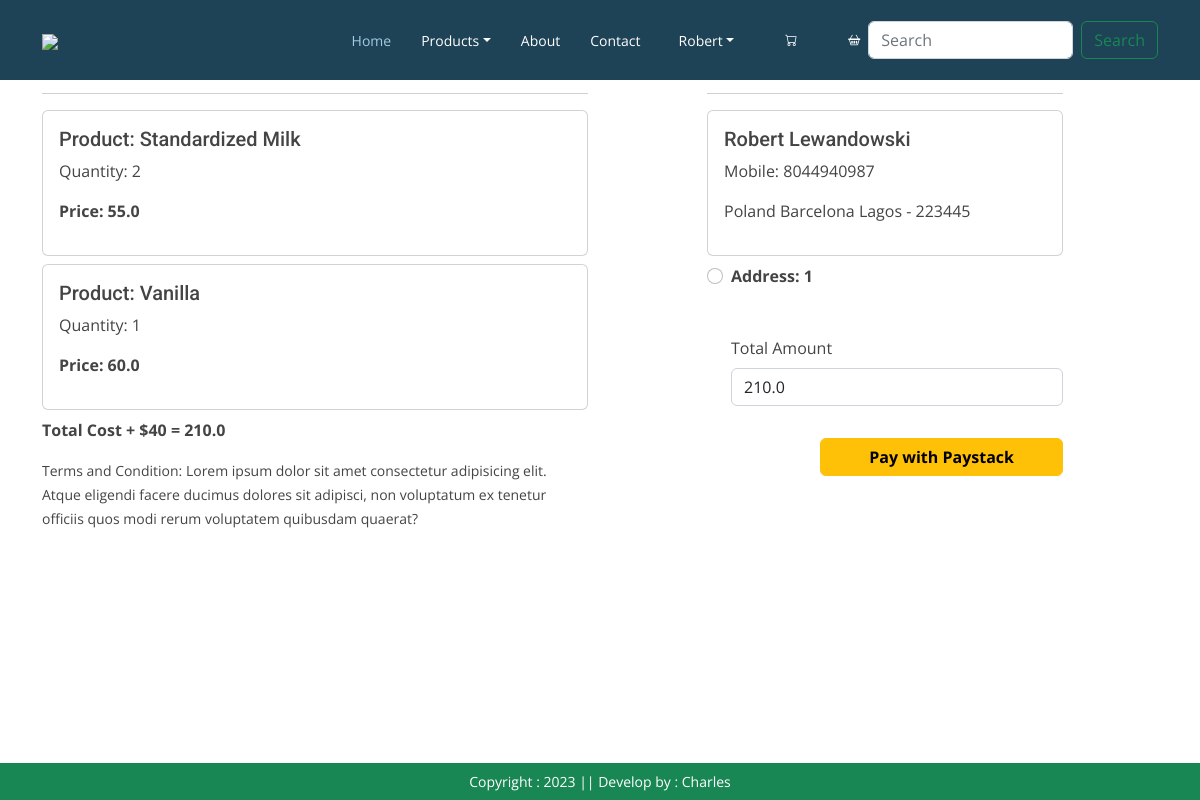
Before: /checkout/ (signed in) with the older database file.
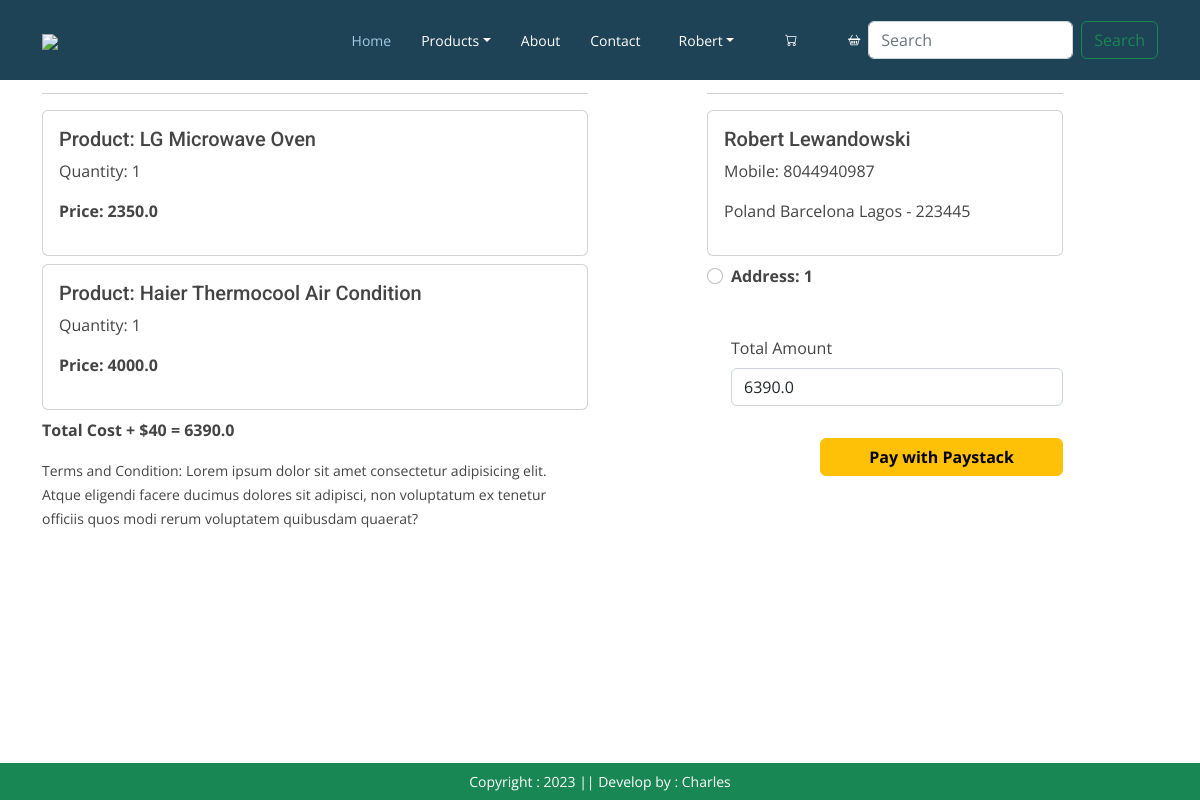
After: the same page with the newer database file.
### app/models.py (models this page shows, shortened)
class Cart(models.Model):
    user = models.ForeignKey(User,on_delete=models.CASCADE)
    product = models.ForeignKey(Product,on_delete=models.CASCADE)
    quantity = models.PositiveIntegerField(default=1)

class Product(models.Model):
    title = models.CharField(max_length=100)
    selling_price = models.FloatField()
    discounted_price = models.FloatField()
    description = models.TextField()
    composition = models.TextField(default='')
    prodapp = models.TextField(default='')
    category = models.CharField(choices=CATEGORY_CHOICES, max_length=2)
    product_image = models.ImageField(upload_to='product')

class Customer(models.Model):
    user = models.ForeignKey(User,on_delete=models.CASCADE)
    name = models.CharField(max_length=200)
    locality = models.CharField(max_length=200)
    city = models.CharField(max_length=50)
    mobile = models.IntegerField(default=0)
    zipcode = models.IntegerField()
    state = models.CharField(choices=STATE_CHOICES,max_length=100)

### app/views.py (the view, shortened to what this page needs)
# urls.py: path('checkout/', views.Checkout.as_view(), name='checkout'),
@method_decorator(login_required, name='dispatch')
class Checkout(View):
    def get(self, request):
        user = request.user
        add = Customer.objects.filter(user=user)
        cart_items = Cart.objects.filter(user=user)
        famount = 0
        for p in cart_items:
            value = p.quantity * p.product.discounted_price
            famount += value
        totalamount = famount + 40  # Add shipping cost
        context = {
            'add': add,
            'cart_items': cart_items,
            'totalamount': totalamount,
        }
        return render(request, 'app/checkout.html', context)

### app/templates/app/checkout.html (shortened to what this page needs)
{% extends 'app/base.html' %}
{% load static %}
{% block main-content %}
<div class="container">
    <div class="row mt-5">
        <div class="col-sm-6">
            <h4>Order Summary</h4>
            <hr>
            {% for item in cart_items %}
                <div class="card mb-2">
                    <div class="card-body">
                        <h5>Product: {{ item.product.title }}</h5>
                        <p>Quantity: {{ item.quantity }}</p>
                        <p class="fw-bold">Price: {{ item.product.discounted_price }}</p>
                    </div>
                </div>
            {% endfor %}
            <p class="fw-bold">Total Cost + $40 = {{ totalamount }}</p>
            <small>Terms and Condition: Lorem ipsum dolor sit amet consectetur adipisicing elit. Atque eligendi facere ducimus dolores sit adipisci, non voluptatum ex tenetur officiis quos modi rerum voluptatem quibusdam quaerat?</small>
        </div>
        <div class="col-sm-4 offset-sm-1">
            <h4>Select Shipping Address</h4>
            <hr>
            <form action="{% url 'checkout' %}" method="POST" id="paymentForm{{ forloop.counter }}">
                {% for ad in add %}
                    <div class="card">
                        <div class="card-body">
                            <h5>{{ ad.name }}</h5>
                            <p>Mobile: {{ ad.mobile }}</p>
                            <p>{{ ad.locality }} {{ ad.city }} {{ ad.state }} - {{ ad.zipcode }}</p>
                        </div>
                    </div>
                    <div class="form-check mt-2 mb-5">
                        <input type="radio" name="custid" id="custadd{{ forloop.counter }}" value="{{ ad.id }}" class="form-check-input" required>
                        <label class="form-check-label fw-bold" for="custadd{{ forloop.counter }}">Address: {{ forloop.counter }}</label>
                    </div>
                {% endfor %}
                <div class="form-check mb-3">
                    <label for="totalamount" class="form-label">Total Amount</label>
                    <input type="number" class="form-control" name="totalamount" value="{{ totalamount }}" readonly>
                </div>
                <div class="text-end">
                    <button id="paymentButton{{ forloop.counter }}" type="submit" class="btn btn-warning mt-3 px-5 fw-bold">
                        Pay with Paystack
                    </button>
                </div>
            </form>
        </div>
    </div>
</div>
<br><br>
{% endblock main-content %}

Changed rows visible on the page:
removed Cart: product "Standardized Milk", quantity "2", product.discounted_price "55.0"
removed Cart: product "Vanilla", quantity "1", product.discounted_price "60.0"
added Cart: product "LG Microwave Oven", quantity "1", product.discounted_price "2350.0"
added Cart: product "Haier Thermocool Air Condition", quantity "1", product.discounted_price "4000.0"
Other visible differences:
{{ totalamount }}: "210.0" → "6390.0"
form field totalamount: "210.0" → "6390.0"
